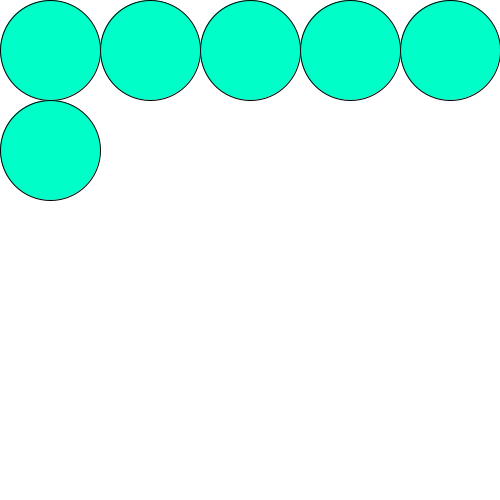
Frame 1 (no input)
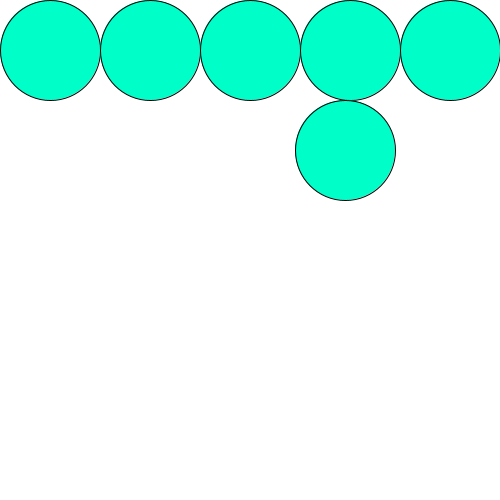
Frame 60 (the mouse pressed at the canvas centre just before this capture)
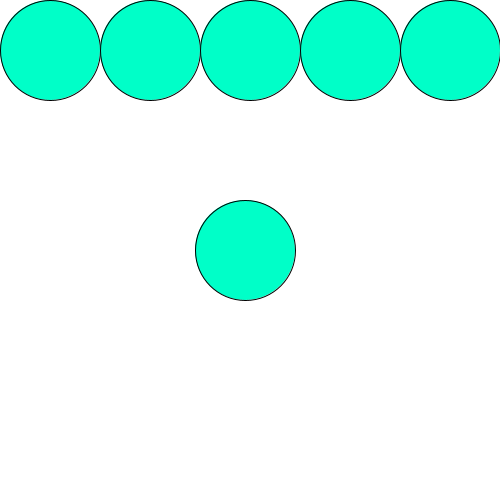
Frame 120 (the mouse held since frame 60 and released just before this capture)

The Processing sketch that drew these frames (run headless with seeded random() and noise(); from frame 60 on, the mouse is pressed at the canvas centre):

// Processing sketch: w08_circles
// ── w08_circles.pde
int movingX;
int movingY;
int radius;

void circleRow(int startX, int endX, int y, int d) {
  int rowX = startX;
  int rowY = y;
  while (rowX < endX) {
    circle(rowX, rowY , d);
    rowX += d; 
  }
}

void setup() {
  size(500,500);
  movingX = 50;
  movingY = 150;
  radius = 50;
  fill(0, 255, 200);
}

void draw() {
  background(255);
  circleRow(50, 500, 50, radius * 2);
  circle(movingX, movingY, radius * 2);
  movingX += 5;
  if ((movingY + radius == 500) && (movingX + radius == 500)) {
    movingX = 50;
    movingY = 150;
  }
  if (movingX + radius == 500) {
    movingX = 50;
    movingY += radius * 2; 
  }
}
